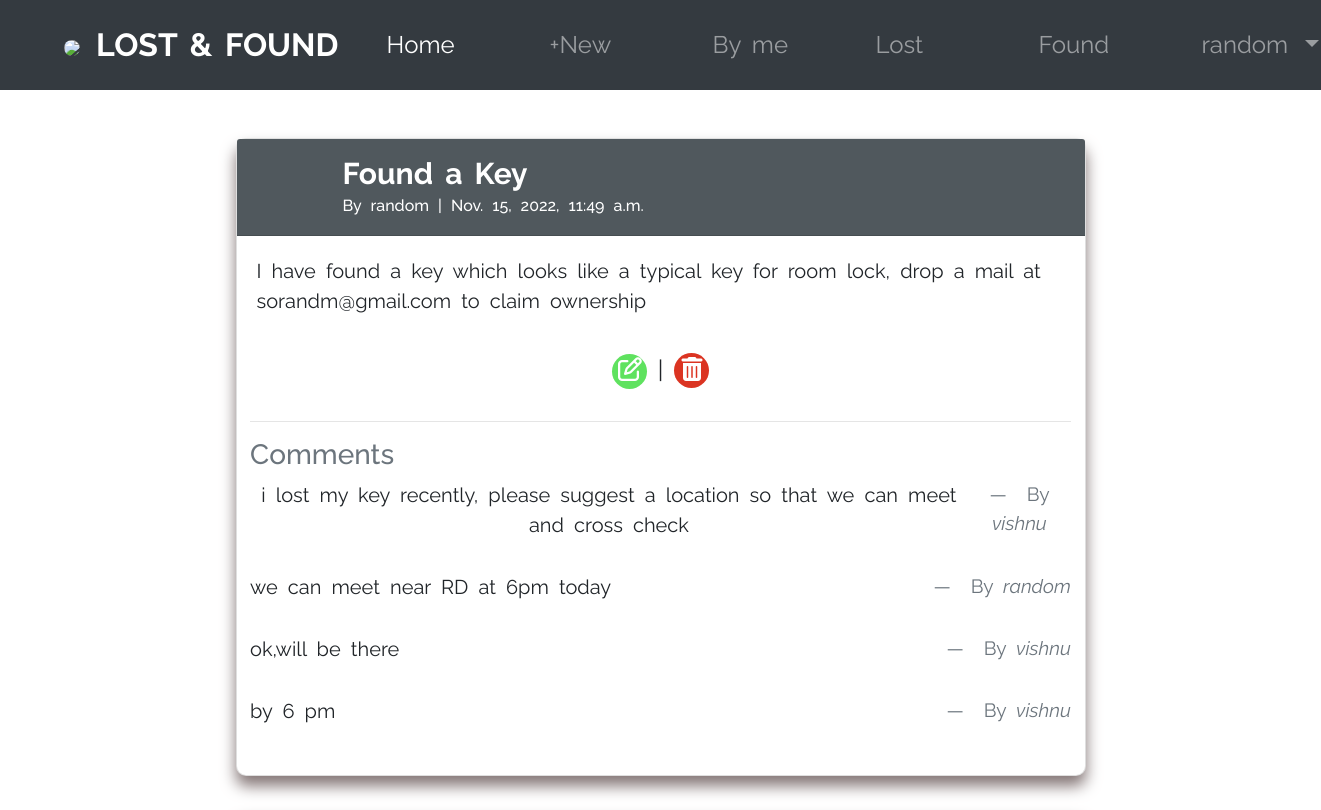
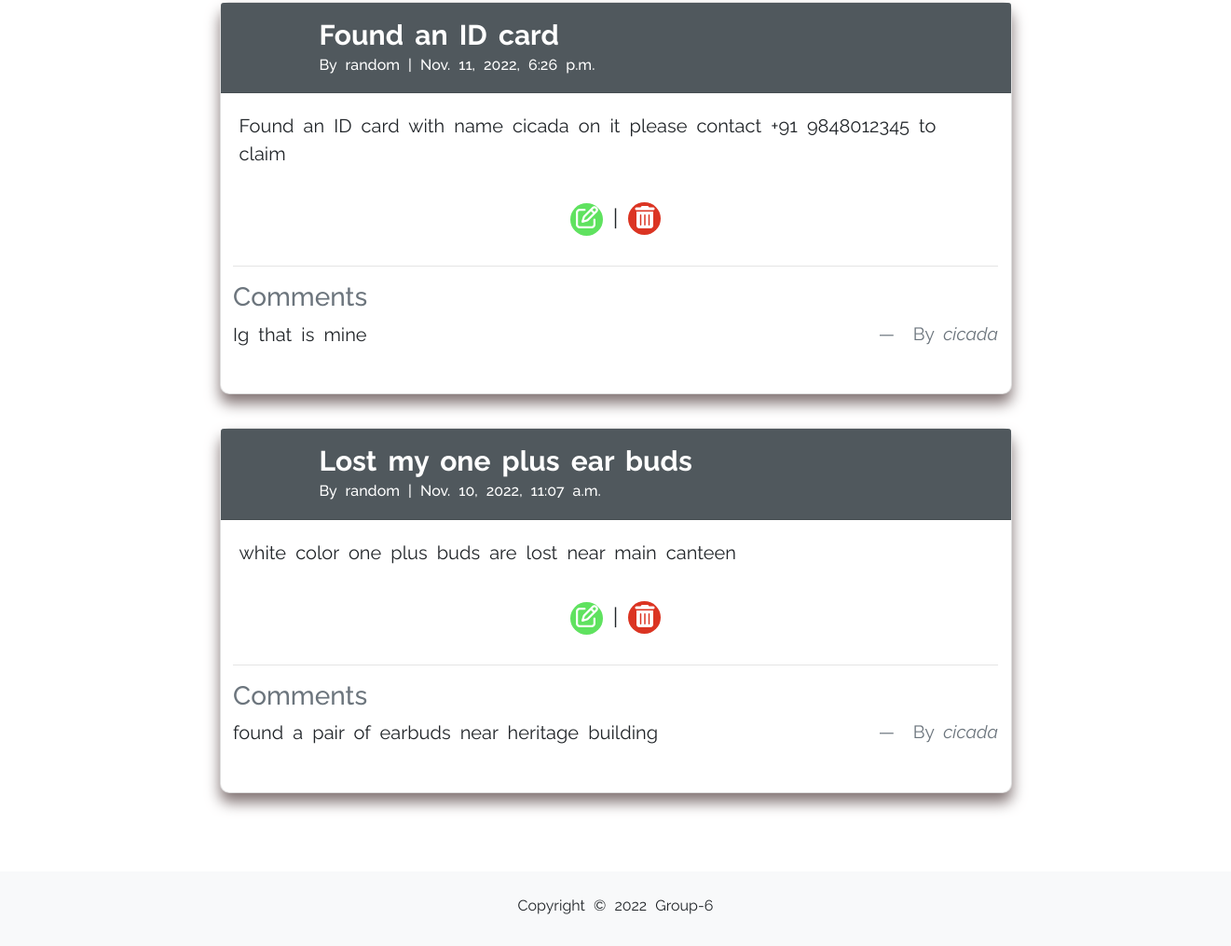
/allposts/ (signed in), run on the app's committed database (2 pictures, top to bottom).
### accounts/models.py (models this page shows)
class CustomUser(AbstractUser):
    age = models.PositiveIntegerField(null=True,blank=True)

### articles/models.py (models this page shows, shortened)
class Article(models.Model):
    title= models.CharField(max_length=255)
    body= models.TextField()
    date = models.DateTimeField(auto_now_add=True)
    found = models.BooleanField(default=False)
    author=models.ForeignKey(
        settings.AUTH_USER_MODEL,
        on_delete=models.CASCADE,
    )

class Comment(models.Model):
    article = models.ForeignKey(Article,on_delete=models.CASCADE)
    comment = models.CharField(max_length=200)
    author = models.ForeignKey(
        settings.AUTH_USER_MODEL,
        on_delete=models.CASCADE,
    )
    def __str__(self):
        return self.comment

### pages/views.py (the view)
# urls.py: path("allposts/",AllPosts.as_view(), name="allposts"),
class AllPosts(ListView):
    model= Article
    template_name="all_post_by_user.html"
    context_object_name="posts"
    ordering= ["-date"]
    def get_context_data(self, **kwargs):
        context = super().get_context_data(**kwargs)
        self.logged_in_user=self.request.user
        self.logged_in_user_posts= Article.objects.order_by("-date").filter(author=self.logged_in_user)
        context['posts'] = self.logged_in_user_posts
        return context

### articles/templates/all_post_by_user.html (shortened to what this page needs)
{% extends "base.html" %}
{% block content %}
<div style="min-height: 70vh;">
    {% if posts|length %}
        {% for article in posts %}
            <div class="card" style="width: 850px; ">
                <div class="card-header comment-sec" style="background-color: #50585d;">
                    <div class="d-inline-block ml-3">
                        <span class="font-weight-bold card-header-main my-0">
                            <a href="{% url 'article_detail' article.pk %}">{{ article.title }}</a>
                        </span>
                        <br />
                        <span class="text-muted "><h6 class="mt-0 mp-0">
                        By  {{ article.author }} | {{ article.date }}
                        </h6>
                        </span>
                    </div>
                </div>
                <div class="card-body">
                    <p class="font-s"> {{ article.body }}</p>
                </div>
                <div class="text-center">
                    <p class="upward">
                        <a href="{% url 'article_edit' article.pk %}" ><i class="fa fa-edit" style="background-color: rgb(95, 226, 95); color: white; width: 35px; height: 35px; border-radius: 50%;padding: 3px 0 0 2px;"></i></a>
                        |
                        <a href="{% url 'article_delete' article.pk %}"><i class="fa fa-trash" style="background-color: rgb(219, 52, 34); color: white; width: 35px; height: 35px; border-radius: 50%;padding: 4px 2px 0 2px;"></i></a>
                    </p>
                </div>
                <div class="comment-continer">
                    <hr>
                    <h3 class="text-muted">Comments</h3>
                    {% for comment in article.comment_set.all %}
                        <div class="text-center comments">
                            <blockquote class="blockquote">
                            <p> {{ comment }}</p>
                            </blockquote>
                            <figcaption class="blockquote-footer">
                            By <cite title="Source Title">{{ comment.author }}</cite>
                            </figcaption>
                        </div>
                    {% endfor %}
                </div>
            </div>
            <br>
        {% endfor %}
    {% else %}
          <div class="container ml-5 bg-secondary text-white text-center p-5"  style="background-color: grey;">
            You have no posts yet.
          </div>
    {% endif %}
</div>
{% endblock content %}

### accounts/templates/base.html (shortened to what this page needs)
<!DOCTYPE html>
<html lang="en">
<head>
    <link rel="stylesheet" href="https://cdn.jsdelivr.net/npm/bootstrap@4.3.1/dist/css/bootstrap.min.css">
    <link rel="stylesheet" href="https://cdnjs.cloudflare.com/ajax/libs/font-awesome/6.2.0/css/all.min.css">
    <link rel="stylesheet" href="path/to/font-awesome/css/font-awesome.min.css">
    <link rel="stylesheet" href="https://cdn.jsdelivr.net/npm/bootstrap-icons@1.9.1/font/bootstrap-icons.css">
</head>
<body>
    <nav class="px-5 navbar navbar-expand-lg navbar-dark bg-dark p-3 nav--bar">
        <a class="navbar-brand" href="{% url 'home' %}"><img src="https://img.freepik.com/premium-vector/magnifying-glass-icon-design_161751-884.jpg?w=2000" class="mx-3 mt-0" height="50px" style="border-radius:50%; object-fit:fill;">LOST & FOUND</a>
        <div>
          <div class="collapse navbar-collapse" id="navbarNavDropdown">
            <ul class="navbar-nav">
              {% if user.is_authenticated %}
              <li class="nav-item active col-3">
                <a class="nav-link" href="{% url 'home' %}">Home</a>
              </li>
              <li class="nav-item col-3">
                <a class="nav-link" href="{% url 'article_new' %}">+New</a>
              </li>
              <li class="nav-item col-3">
                <a class="nav-link" href="{% url 'allposts' %}">By me</a>
              </li>
              <li class="nav-item col-3">
                <a class="nav-link" href="{% url 'lost' %}">Lost</a>
              </li>
              <li class="nav-item col-3">
                <a class="nav-link" href="{% url 'found' %}">Found</a>
              </li>
              <li class="nav-item dropdown col-3">
                <a class="nav-link dropdown-toggle" href="#" id="navbarDropdownMenuLink" data-toggle="dropdown" aria-haspopup="true" aria-expanded="false">
                  {{ user.username }}
                </a>
              </li>
              {% endif %}
          </ul>
        </div>
        </div>
      </nav>
    <div class=" p-5  main-content">
        <div class="d-flex justify-content-center">
            <main>
              {% block content %}
              {% endblock content %}
          </main>
        </div>
    </div>
    <footer class="footer">
      Copyright © 2022 Group-6
    </footer>
</body>
</html>

### accounts/templates/base.html (style rules this page uses)
body { overflow-x: hidden; word-spacing: 5px; font-family: 'Raleway', sans-serif; }
.navbar,.main-content { font-size: 24px; }
.navbar-brand { font-weight: bold; font-size: 32px; }
.navbar-nav > li { margin-right: -28px; padding-right: 75px; }
.nav--bar { display: flex; justify-content: space-between; position:sticky; top:0; z-index: 1; }
.col-3 { flex: 0 0 25%; max-width: 21%; }
.footer { text-align: center; background-color:rgb(248,249,250) ; height: 5rem; padding: 25px 0; }

### articles/templates/all_post_by_user.html (style rules this page uses)
.card-header-main { font-size: 30px; }
.comment-sec { width: 100%; display: flex; justify-content: flex-start; align-items: center; }
.font-s { font-size: smaller; }
.card { border-radius: 10px; box-shadow: 0px 10px 15px rgb(132, 118, 118); transition: all ease 0.4s; }
.comment-continer { padding: 0 1.6% 2%; }
.card-header a,h6 { color: white; }
.comments { display: flex; justify-content: space-between; padding: 0; }

### data on the page
CustomUser: username "random"
Article: title "Found a Key", author "random", date "Nov. 15, 2022, 11:49 a.m.", body "I have found a key which looks like a typical key for room lock, drop a mail at sorandm@gmail.com to claim ownership"
Comment: comment "i lost my key recently, please suggest a location so that we can meet and cross check", author "vishnu"
Comment: comment "we can meet near RD at 6pm today", author "random"
Comment: comment "ok,will be there", author "vishnu"
Comment: comment "by 6 pm", author "vishnu"
Article: title "Found an ID card", author "random", date "Nov. 11, 2022, 6:26 p.m.", body "Found an ID card with name cicada on it please contact +91 9848012345 to claim"
Comment: comment "Ig that is mine", author "cicada"
Article: title "Lost my one plus ear buds", author "random", date "Nov. 10, 2022, 11:07 a.m.", body "white color one plus buds are lost near main canteen"
Comment: comment "found a pair of earbuds near heritage building", author "cicada"
